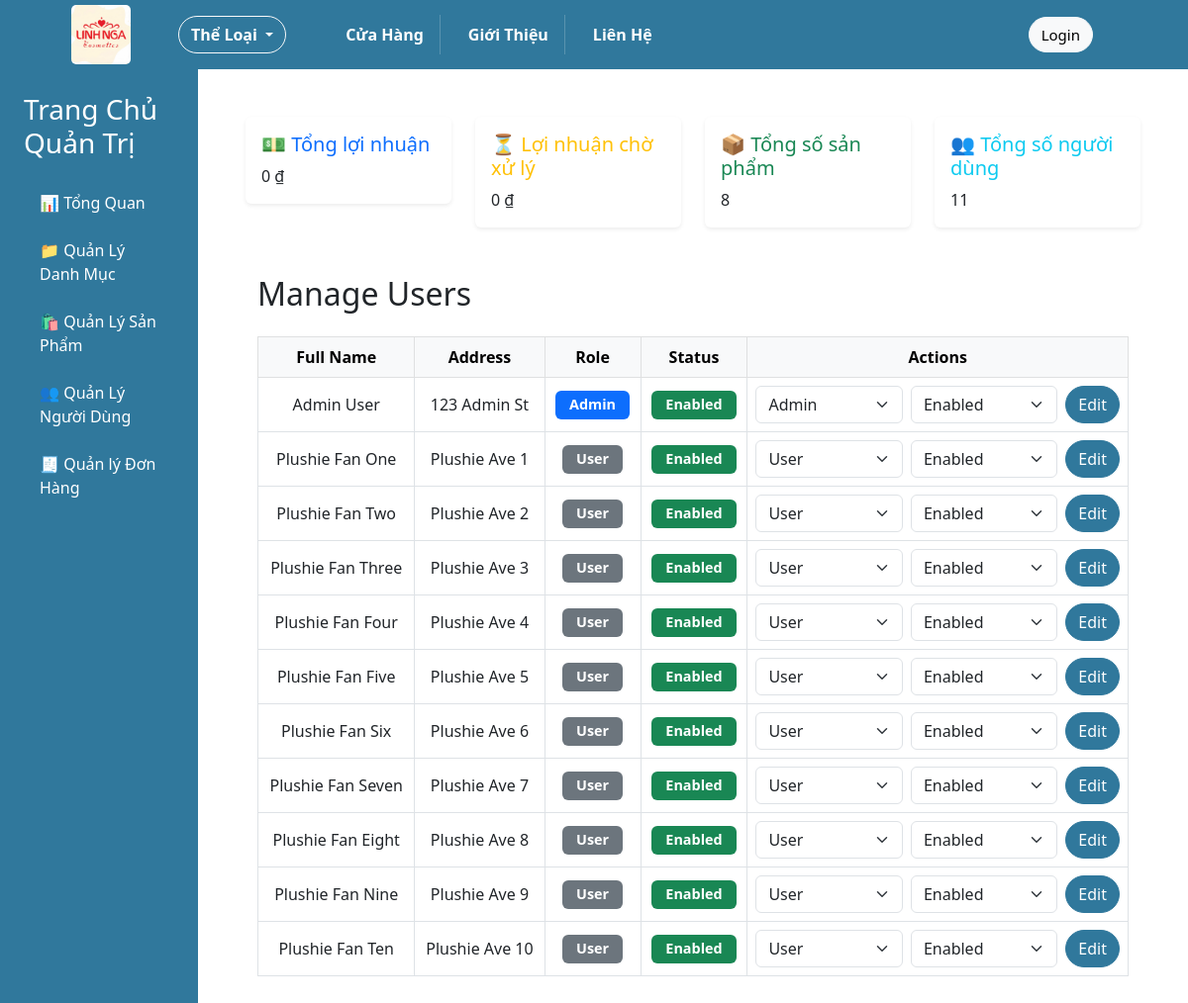
The page /pages/admin.php?section=users on the database its author committed.
### tables this page shows
CREATE TABLE `user` (
  `id_user` int(11) NOT NULL,
  `username` varchar(15) NOT NULL,
  `password` varchar(255) NOT NULL,
  `fullname` varchar(50) DEFAULT NULL,
  `phone` varchar(50) DEFAULT NULL,
  `email` varchar(50) DEFAULT NULL,
  `address` varchar(100) DEFAULT NULL,
  `isAdmin` tinyint(1) DEFAULT 0,
  `isDisabled` tinyint(1) DEFAULT 0
);

### pages/admin_users.php (the view, shortened to what this page needs)
<?php
$sql_fetch_users = "SELECT * FROM user";
$stmt_users = $pdo->prepare($sql_fetch_users);
$stmt_users->execute();
$users = $stmt_users->fetchAll(PDO::FETCH_ASSOC);
?>
<div class="container mt-5">
    <h2 class="mb-4">Manage Users</h2>
    <table class="table table-hover table-bordered mt-3">
        <thead class="table-light">
            <tr>
                <th>Full Name</th>
                <th>Address</th>
                <th>Role</th>
                <th>Status</th>
                <th>Actions</th>
            </tr>
        </thead>
        <tbody>
            <?php foreach ($users as $user): ?>
                <tr>
                    <td><?= htmlspecialchars($user['fullname']); ?></td>
                    <td><?= htmlspecialchars($user['address']); ?></td>
                    <td>
                        <span class="badge <?= $user['isAdmin'] == 1 ? 'bg-primary' : 'bg-secondary'; ?>">
                            <?= $user['isAdmin'] == 1 ? 'Admin' : 'User'; ?>
                        </span>
                    </td>
                    <td>
                        <span class="badge <?= $user['isDisabled'] == 1 ? 'bg-danger' : 'bg-success'; ?>">
                            <?= $user['isDisabled'] == 1 ? 'Disabled' : 'Enabled'; ?>
                        </span>
                    </td>
                    <td>
                        <form method="post" class="d-flex align-items-center">
                            <select name="isAdmin" class="form-select me-2">
                                <option value="0" <?= $user['isAdmin'] == 0 ? 'selected' : ''; ?>>User</option>
                                <option value="1" <?= $user['isAdmin'] == 1 ? 'selected' : ''; ?>>Admin</option>
                            </select>
                            <select name="isDisabled" class="form-select me-2">
                                <option value="0" <?= $user['isDisabled'] == 0 ? 'selected' : ''; ?>>Enabled</option>
                            </select>
                            <button type="submit" name="edit_user" class="btn btn-primary">Edit</button>
                        </form>
                    </td>
                </tr>
            <?php endforeach; ?>
        </tbody>
    </table>
</div>

### partials/header.php (shortened to what this page needs)
<?php
$host = 'localhost';
$user = 'root';
$password = '';
$dbname = 'plushy';
try {
    $pdo = new PDO("mysql:host=$host;dbname=$dbname;charset=utf8", $user, $password);
    $pdo->setAttribute(PDO::ATTR_ERRMODE, PDO::ERRMODE_EXCEPTION);
} catch (PDOException $e) {
    die("Error: Could not connect. " . $e->getMessage());
}
$total_quantity = 0;
?>
<!DOCTYPE html>
<html lang="en">
<head>
    <link href="https://cdn.jsdelivr.net/npm/bootstrap@5.3.0-alpha1/dist/css/bootstrap.min.css" rel="stylesheet">
    <link rel="stylesheet" href="<?php echo BASE_URL; ?>assets/css/index.css">
    <link rel="stylesheet" href="<?php echo BASE_URL; ?>assets/css/header.css">
</head>
<body>
<header>
    <nav class="navbar navbar-expand-lg navbar-dark" style="background-color: rgb(48,120,156); padding: 20px 40px; position: relative;">
        <div class="container-fluid">
        <a class="navbar-brand me-5" href="<?php echo BASE_URL; ?>index.php">
                <img src="<?php echo BASE_URL; ?>assets/images/logolinhnga2.jpg" alt="Plushy Logo" style="border-radius: 5px; height: 60px;">
                </a>
            <div class="dropdown me-5">
                <a class="btn btn-outline-light dropdown-toggle text-white fw-semibold rounded-pill" href="#" role="button" id="categoriesDropdown" data-bs-toggle="dropdown" aria-expanded="false">
                    Thể Loại
                </a>
            </div>
            <div class="collapse navbar-collapse justify-content-between" id="navbarNav">
                <ul class="navbar-nav">
                    <?php if (!isset($_SESSION['id_user']) || !isAdmin($pdo, $_SESSION['id_user'])): ?>
                        <li class="nav-item mx-1">
                            <a class="nav-link text-white fw-semibold" href="<?php echo BASE_URL; ?>pages/shop.php">Cửa Hàng</a>
                        </li>
                        <li class="nav-item mx-1">
                            <a class="nav-link text-white fw-semibold" href="<?php echo BASE_URL; ?>pages/aboutus.php">Giới Thiệu</a>
                        </li>
                        <li class="nav-item mx-1">
                            <a class="nav-link text-white fw-semibold" href="<?php echo BASE_URL; ?>pages/contact.php">Liên Hệ</a>
                        </li>
                    <?php endif; ?>
                </ul>
                <div class="d-flex align-items-center">
                    <?php if (isset($_SESSION['id_user'])): ?>
                        <a class="text-white me-3 fw-bold" href="<?php echo BASE_URL; ?>pages/account.php">Hello,
                            <?php echo $_SESSION['username']; ?>! </a>
                        <a href="<?php echo BASE_URL; ?>controllers/logout.php" class="btn btn-light rounded-pill me-4">Logout</a>
                        <?php if (!isAdmin($pdo, $_SESSION['id_user'])): ?>
                            <a href="<?php echo BASE_URL; ?>pages/cart.php" class="btn btn-outline-light rounded-pill position-relative" style="font-size:15px">
                                🛒
                                <span class="position-absolute top-0 start-100 translate-middle badge rounded-pill bg-danger">
                                    <?= $total_quantity ?>
                                </span>
                            </a>
                        <?php endif; ?>
                    <?php else: ?>
                        <a href="<?php echo BASE_URL; ?>pages/auth.php" class="btn btn-light rounded-pill me-4" style="font-size:15px">Login</a>
                    <?php endif; ?>
                </div>
            </div>
        </div>
    </nav>
</header>

### pages/admin.php (shortened to what this page needs)
<?php
include '../partials/header.php';
$sql_stats = "
    SELECT
        SUM(total_price) AS total_profit,
        SUM(CASE WHEN status = 'Pending' THEN total_price ELSE 0 END) AS pending_profit,
        (SELECT COUNT(*) FROM product) AS total_products,
        (SELECT COUNT(*) FROM user) AS total_users
    FROM orders";
$stmt_stats = $pdo->prepare($sql_stats);
$stmt_stats->execute();
$stats = $stmt_stats->fetch(PDO::FETCH_ASSOC);
?>
<div class="container-fluid">
    <div class="row">
        <div class="col-lg-2 text-white p-4" style="background-color: rgb(48,120,156);">
            <h3 class="mb-4">Trang Chủ Quản Trị</h3>
            <ul class="nav flex-column">
                <li class="nav-item mb-2">
                    <a href="?section=dashboard" class="nav-link text-white">📊 Tổng Quan</a>
                </li>
                <li class="nav-item mb-2">
                    <a href="?section=category" class="nav-link text-white">📁 Quản Lý Danh Mục</a>
                </li>
                <li class="nav-item mb-2">
                    <a href="?section=products" class="nav-link text-white">🛍️ Quản Lý Sản Phẩm</a>
                </li>
                <li class="nav-item mb-2">
                    <a href="?section=users" class="nav-link text-white">👥 Quản Lý Người Dùng</a>
                </li>
                <li class="nav-item mb-2">
                    <a href="?section=orders" class="nav-link text-white">🧾 Quản lý Đơn Hàng</a>
                </li>
            </ul>
        </div>
        <div class="col-lg-10 p-5">
            <div class="row g-4 mb-5">
                <div class="col-md-3">
                    <div class="card shadow-sm border-0">
                        <div class="card-body">
                            <h5 class="card-title text-primary">💵 Tổng lợi nhuận</h5>
                            <p class="card-text"><?= number_format($stats['total_profit'], 0, ',', '.') . ' ₫'; ?></p>
                        </div>
                    </div>
                </div>
                <div class="col-md-3">
                    <div class="card shadow-sm border-0">
                        <div class="card-body">
                            <h5 class="card-title text-warning">⏳ Lợi nhuận chờ xử lý</h5>
                            <p class="card-text"><?= number_format($stats['pending_profit'], 0, ',', '.') . ' ₫'; ?></p>
                        </div>
                    </div>
                </div>
                <div class="col-md-3">
                    <div class="card shadow-sm border-0">
                        <div class="card-body">
                            <h5 class="card-title text-success">📦 Tổng số sản phẩm</h5>
                            <p class="card-text"><?= $stats['total_products']; ?></p>
                        </div>
                    </div>
                </div>
                <div class="col-md-3">
                    <div class="card shadow-sm border-0">
                        <div class="card-body">
                            <h5 class="card-title text-info">👥 Tổng số người dùng</h5>
                            <p class="card-text"><?= $stats['total_users']; ?></p>
                        </div>
                    </div>
                </div>
            </div>
            <?php
            $active_section = isset($_GET['section']) ? $_GET['section'] : 'dashboard';
            if ($active_section == 'category') {
                include 'admin_categories.php';
            } elseif ($active_section == 'products') {
                include 'admin_products.php';
            } elseif ($active_section == 'users') {
                include 'admin_users.php';
            } elseif ($active_section == 'orders') {
                include 'admin_orders.php';
            } else {
                echo '<h3>Welcome to the Admin Dashboard!</h3>';
            }
            ?>
        </div>
    </div>
</div>
        </body>
        </html>

### assets/css/index.css (style rules this page uses)
a { text-decoration: none; }
.btn { border-radius: 25px; }
.btn-primary { background:rgb(220,111,104); border: 1px solid rgb(211, 89, 80); color:white }

### assets/css/header.css (style rules this page uses)
.navbar .navbar-nav .nav-item + .nav-item { border-left: 1px solid rgba(255,255,255,0.2); padding-left: 20px; }
.badge { font-size: 0.8rem; padding: 0.5em 0.6em; background-color: #dc3545; }

### pages/admin_users.php (style rules this page uses)
.btn-primary { background-color: rgb(48,120,156); border-color: rgb(48,120,156); }
.badge { padding: 0.5em 1em; font-size: 0.9em; }
.table td, .table th { vertical-align: middle; text-align: center; }
.form-select { min-width: 140px; }

### rows shown on the page
user: fullname "Admin User", address "123 Admin St", shows "Enabled", isAdmin "Admin", isDisabled "Enabled"
user: fullname "Plushie Fan One", address "Plushie Ave 1", shows "User", shows "Enabled", isAdmin "User", isDisabled "Enabled"
user: fullname "Plushie Fan Two", address "Plushie Ave 2", shows "User", shows "Enabled", isAdmin "User", isDisabled "Enabled"
user: fullname "Plushie Fan Three", address "Plushie Ave 3", shows "User", shows "Enabled", isAdmin "User", isDisabled "Enabled"
user: fullname "Plushie Fan Four", address "Plushie Ave 4", shows "User", shows "Enabled", isAdmin "User", isDisabled "Enabled"
user: fullname "Plushie Fan Five", address "Plushie Ave 5", shows "User", shows "Enabled", isAdmin "User", isDisabled "Enabled"
user: fullname "Plushie Fan Six", address "Plushie Ave 6", shows "User", shows "Enabled", isAdmin "User", isDisabled "Enabled"
user: fullname "Plushie Fan Seven", address "Plushie Ave 7", shows "User", shows "Enabled", isAdmin "User", isDisabled "Enabled"
user: fullname "Plushie Fan Eight", address "Plushie Ave 8", shows "User", shows "Enabled", isAdmin "User", isDisabled "Enabled"
user: fullname "Plushie Fan Nine", address "Plushie Ave 9", shows "User", shows "Enabled", isAdmin "User", isDisabled "Enabled"
user: fullname "Plushie Fan Ten", address "Plushie Ave 10", shows "User", shows "Enabled", isAdmin "User", isDisabled "Enabled"

### other values the page prints
$stats['total_profit'] "0"
$stats['pending_profit'] "0"
$stats['total_products'] "8"
$stats['total_users'] "11"
